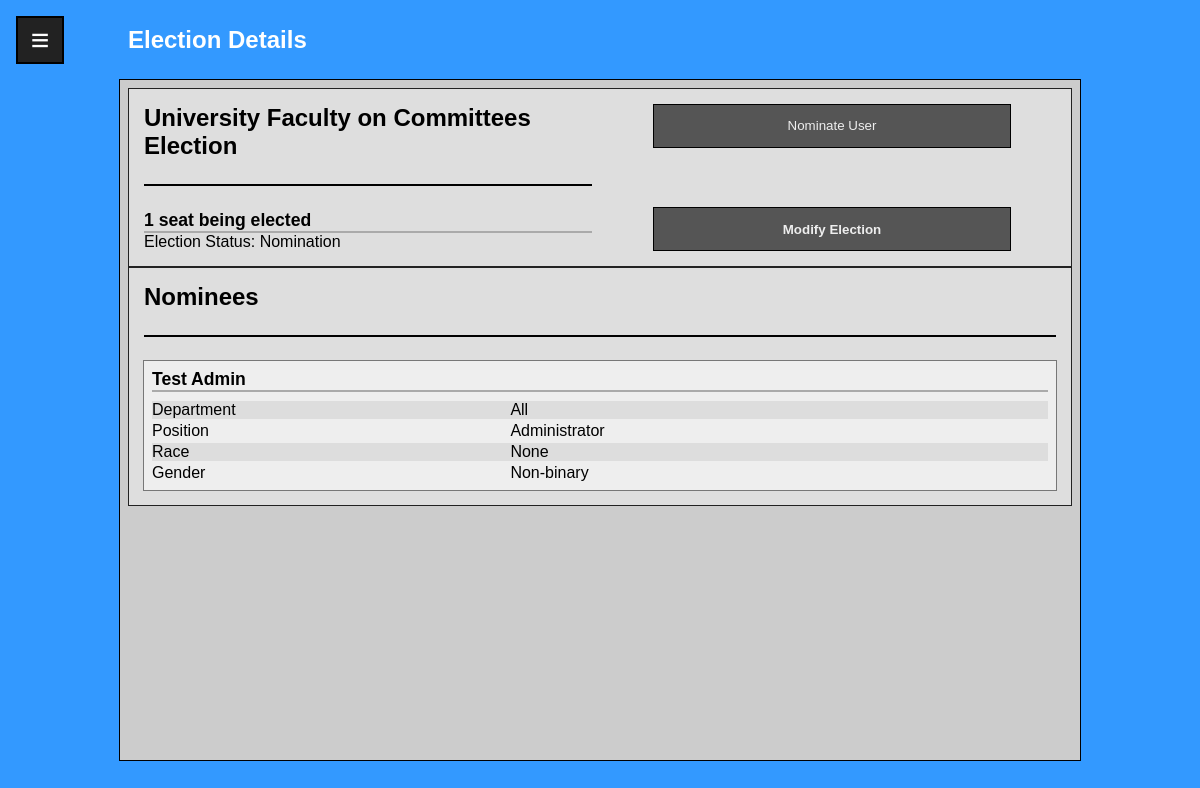
/election_details_admin.php?election=1 (signed in), run on an earlier commit of the app's database.
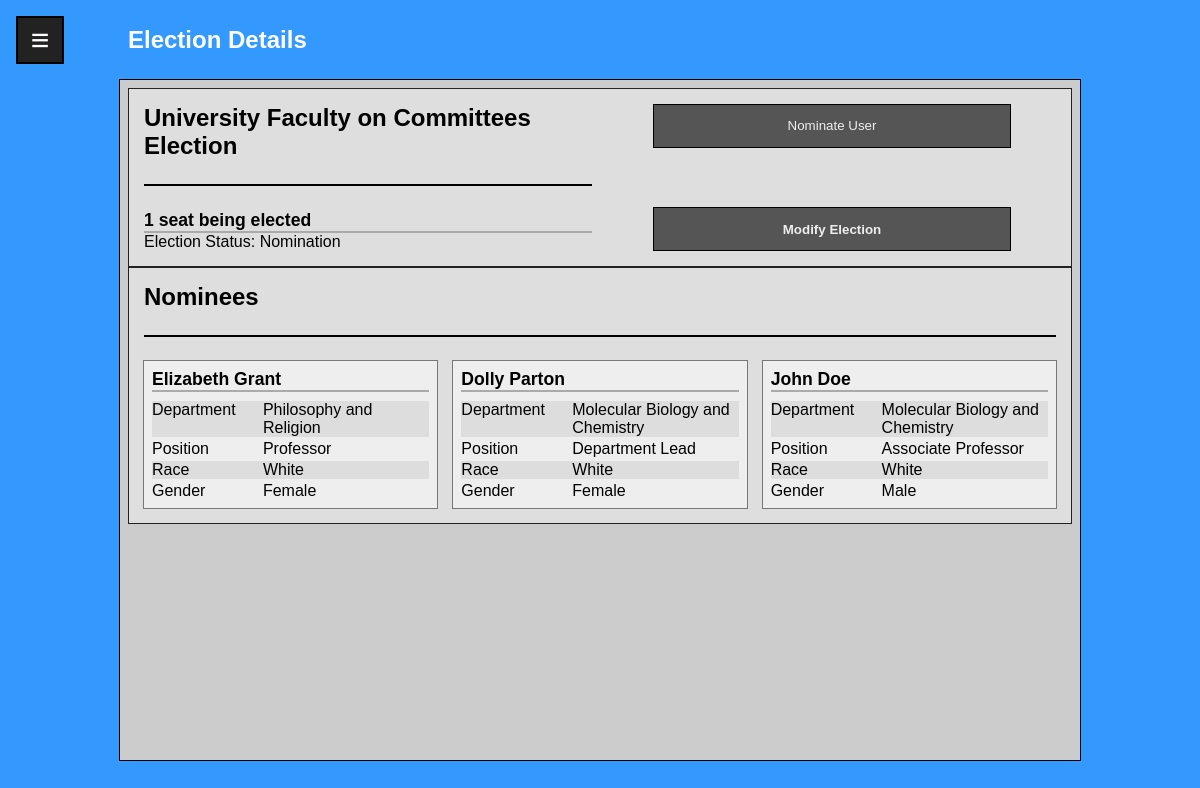
And on a later commit of the database.
### tables this page shows
CREATE TABLE IF NOT EXISTS `Committee` (
  `Committee_ID` INT NOT NULL AUTO_INCREMENT,
  `Name` VARCHAR(45) NOT NULL,
  `Description` VARCHAR(100) NOT NULL,
  PRIMARY KEY (`Committee_ID`));

CREATE TABLE IF NOT EXISTS `Election` (
  `Election_ID` INT NOT NULL AUTO_INCREMENT,
  `Committee_Committee_ID` INT NOT NULL,
  `Status` VARCHAR(45) NOT NULL,
  `Number_Seats` INT NOT NULL,
  PRIMARY KEY (`Election_ID`),
  INDEX `fk_Election_Committee1_idx` (`Committee_Committee_ID` ASC),
  CONSTRAINT `fk_Election_Committee1`
    FOREIGN KEY (`Committee_Committee_ID`)
    REFERENCES `Committee` (`Committee_ID`)
    ON DELETE NO ACTION
    ON UPDATE NO ACTION);

CREATE TABLE IF NOT EXISTS `Nomination` (
  `Election_Election_ID` INT NOT NULL,
  `Nominator_CNU_ID` INT NOT NULL,
  `Nominee_CNU_ID` INT NOT NULL,
  PRIMARY KEY (`Election_Election_ID`, `Nominator_CNU_ID`, `Nominee_CNU_ID`),
  INDEX `fk_Nomination_Election1_idx` (`Election_Election_ID` ASC),
  INDEX `fk_Nomination_User1_idx` (`Nominator_CNU_ID` ASC),
  INDEX `fk_Nomination_User2_idx` (`Nominee_CNU_ID` ASC),
  CONSTRAINT `fk_Nomination_Election1`
    FOREIGN KEY (`Election_Election_ID`)
    REFERENCES `Election` (`Election_ID`)
    ON DELETE NO ACTION
    ON UPDATE NO ACTION,
  CONSTRAINT `fk_Nomination_User1`
    FOREIGN KEY (`Nominator_CNU_ID`)
    REFERENCES `User` (`CNU_ID`)
    ON DELETE NO ACTION
    ON UPDATE NO ACTION,
  CONSTRAINT `fk_Nomination_User2`
    FOREIGN KEY (`Nominee_CNU_ID`)
    REFERENCES `User` (`CNU_ID`)
    ON DELETE NO ACTION
    ON UPDATE NO ACTION);

CREATE TABLE IF NOT EXISTS `User` (
  `CNU_ID` INT NOT NULL AUTO_INCREMENT,
  `Password` VARCHAR(24) NOT NULL,
  `Fname` VARCHAR(45) NOT NULL,
  `Lname` VARCHAR(45) NOT NULL,
  `Email` VARCHAR(72) NOT NULL,
  `Department` VARCHAR(45),
  `Position` VARCHAR(45),
  `Birthday` DATE NOT NULL,
  `Hiring_Year` YEAR(4) NOT NULL,
  `Gender` VARCHAR(45) NOT NULL,
  `Race` VARCHAR(45) NOT NULL,
  `Permissions` VARCHAR(45) NOT NULL DEFAULT 'User',
  `Photo` Blob,
  `Archival_Date` DATE DEFAULT NULL,
  PRIMARY KEY (`CNU_ID`));

### databaseconnect.php (called while the page is built, shortened)
<?php
$SRVR = "localhost:3308";
$USER = "root";
$PASS = "root";
$TABL = "mydb";
$conn = new mysqli($SRVR, $USER, $PASS, $TABL);
function query_user(int $user_id)
{
    global $conn;
    $user_sql = "SELECT * FROM `User` WHERE CNU_ID='$user_id'";
    $user = $conn->query($user_sql)->fetch_assoc();
    return $user;
}

### election_details_admin.php (the view, shortened to what this page needs)
<!DOCTYPE html>
<html lang="en" dir="ltr">
<head>
  <link rel="stylesheet" href="css/profile.css" type="text/css">
  <?php
      include 'databaseconnect.php';
      include 'election_functions.php';
      $entered_id = $_GET['election'];
      query_election($entered_id);
      $committee_sql = "SELECT * FROM `Committee` WHERE Committee_ID='$committee_id'";
      $committee = $conn->query($committee_sql)->fetch_assoc();
    ?>
</head>
<body>
<?php include 'hamburger_menu.php'; ?>
  <div class="wrapper">
    <header>
      <h2>Election Details</h2>
    </header>
    <div class="body">
      <div class="column">
        <span class='major heading'><?php echo $committee['Name']; ?> Election</span>
        <hr>
        <div class="block">
          <div class="heading sub"><?php echo $num_seats." seat".($num_seats==1?'':'s'); ?> being elected</div>
          <div> Election Status: <?php echo $status; ?></div>
        </div>
      </div>
      <div class="column">
        <?php
            switch ($status) {
              case 'Nomination':
                echo "<form action='election_nominate_user.php' method='get'><button name='election' value='$election_id'>Nominate User</button></form>";
                echo "<form action='election_modify.php' method='get'><button name='election' value='$election_id'><b>Modify Election</b></button></form>";
                break;
            }
          ?>
      </div>
    </div>
    <div class="body">
      <div class="column">
        <span class="major heading">Nominees</span>
        <hr>
        <div class="tiles">
          <?php
            if ($status != "Complete") {
              print_nominees();
            } else {
              print_vote_results($conn, $election_id);
            }
          ?>
        </div>
      </div>
    </div>
  </div>
</body>
</html>

### hamburger_menu.php
<?php
$current_user = query_user($current_user_id);
$current_user_name = $current_user['Fname']." ".$current_user["Lname"];
echo "
<button class='toggler'></button>
<div class='menu_wrapper'>
    <div class='menu_header'>
        <div class='menu_image'></div>
        <div class='menu_user'>
            <span>Logged in as:</span>
            <br>
            <b>$current_user_name</b>
            <span>$current_user_id</span>
        </div>
    </div>
    <ul class='menu_body'>
        <li><a href='homepage.php'>Home</a></li>
        <li><a href='user_details.php?user=$current_user_id'>User Profile</a></li>
        <li><a href='committee_selection.php'>Commitees</a></li>
        <li><a href='election_selection.php'>Elections</a></li>
        <li><a href='notifications.php'>Notifications</a></li>".
        (in_array($current_user_permissions, array("Admin", "Super")) ? "<li><a href='user_selection.php'>All Users</a></li>" : "")
."    </ul>
</div>
";
?>

### election_functions.php (shortened to what this page needs)
<?php
function query_election(int $entered_id) {
    global $conn;
    global $election_id;
    global $committee_id;
    global $status;
    global $num_seats;
    $election_sql = "SELECT * FROM `Election` WHERE Election_ID=?";
    $election = $conn->prepare($election_sql);
    $election->bind_param('i', $entered_id);
    $election->execute();
    $election->bind_result($election_id, $committee_id, $status, $num_seats);
    return $num_seats;
}
function query_election_nominees(int $election_id) {
    global $conn;
    $noms_sql = "SELECT * FROM `Nomination` WHERE Election_Election_ID = $election_id";
    $noms = $conn->query($noms_sql);
}
function query_election_votes(int $election_id) {
    global $conn;
    $votes_sql = "SELECT * FROM `Vote` WHERE Election_Election_ID = '$election_id'";
    $votes = $conn->query($votes_sql);
    $previous = NULL;
    return $votes;
}
function print_nominees()
{
    global $election_id;
    global $noms;
    global $previous;
    query_election_nominees($election_id);
    if ($noms->num_rows < 1) {
        echo "<div class='center'>No nominations have been submitted for this election.</div>";
    } else {
        while ($row = $noms->fetch_assoc()) {
            $nominee_id = $row['Nominee_CNU_ID'];
            $user = query_user($nominee_id);
            $user_name = $user['Fname']." ".$user['Lname'];
            $user_info = array(
                        'Department'=>$user['Department'],
                        'Position'=>$user['Position'],
                        'Race'=>$user['Race'],
                        'Gender'=>$user['Gender']);
            $checked = $nominee_id == $previous;
            echo "<div class='tile".($checked?" voted":"")."'>";
            echo "<span class='heading sub'>$user_name</span>";
            echo "<div class='list ruled'>";
            foreach ($user_info as $label => $detail) {
                echo "<div>$label</div> <div>$detail</div>";
            }
            echo "</div></div>";
        }
    }
}
?>

### css/profile.css (style rules this page uses)
.body { outline-offset: -1px; padding: 1em; display: flex; flex-flow: row wrap; justify-content: space-around; gap: 1em; }
.body hr { grid-column: 1 / -1; border: 1px solid #000000; height: 0; width: 100%; }
.body .column { min-width: 300px; display: flex; flex-flow: column nowrap; justify-content: space-between; flex: 1; gap: 1em; }
.tiles { width: 100%; display: grid; grid-template-columns: repeat(auto-fit, minmax(250px, 1fr)); grid-auto-rows: minmax(min-content, 1fr); grid-gap: 1em; justify-content: center; }
.tiles .tile { position: relative; display: grid; grid-auto-columns: auto; flex-flow: column nowrap; padding: 0.5em; }
.block .heading { grid-column: 1 / -1; }
.tile .heading { margin-bottom: 0.5em; }
.body form { position: relative; display: flex; height: inherit; align-content: center; justify-content: center; }
.body form button { width: 80%; padding: 1em; }
.list { height: 100%; display: grid; grid-row-gap: 0.2em; grid-template-columns: 2fr 3fr; align-items: center; }
.list div { height: 100%; }
.ruled div:nth-child(4n+1), .ruled div:nth-child(4n-2) { background-color: #DDDDDD; }
.body { outline: 1px solid #222222; background-color: #DEDEDE; }
.tile { outline: 1px solid #777777; background-color: #EEEEEE; }
.heading.sub { border-bottom: 2px solid #AAAAAA; }

### css/common.css (style rules this page uses)
* { box-sizing: border-box; }
body { margin: 0; padding: 0; height: 100vh; display: flex; flex-flow: column nowrap; position: relative; font-family: Arial, Helvetica, sans-serif; background-color: #3399FF; }
.wrapper { width: 80%; height: 85vh; position: absolute; top: 10%; right: 10%; left: 10%; display: flex; flex-flow: column nowrap; overflow: scroll; padding: 0.5em; outline: 1px solid #000000; }
header { width: auto; height: 10%; color: #FFFFFF; position: fixed; top: 0; display: flex; align-items: center; border-bottom: 1px solid black; z-index: 999; }
header * { padding: 0; margin: 0; }
.heading { font-weight: bold; padding: 0; }
.heading.sub { font-size: 1.1em; }
.heading.major { font-size: 1.5em; }
.wrapper { background-color: #CCCCCC; }
.wrapper button, .wrapper input[type=submit] { cursor: pointer; color: #EEEEEE; background-color: #555555; border: 1px solid #000000; }

### css/hamburger.css (style rules this page uses)
.toggler { position: fixed; top: 0.5em; left: 0.5em; z-index: 99999; cursor: pointer; max-height: 1.5em; max-width: 1.5em; width: 100%; height: 100%; background-color: #222222; border: 2px solid #000000; color: #FFFFFF; display: flex; justify-content: center; align-items: center; border-radius: 0; font-size: 2em; transition: color 0.2s, border 0.2s; }
.toggler:not(.toggled)::after { content: "≡"; }

What changed in the data, as far as the page shows it:
removed nomination: Nominator_CNU_ID.Lname "Test Admin", label "Department", Nominator_CNU_ID.Department "All", label "Position", Nominator_CNU_ID.Position "Administrator", label "Race", Nominator_CNU_ID.Race "None", label "Gender", Nominator_CNU_ID.Gender "Non-binary"
added nomination: Nominee_CNU_ID.Lname "Elizabeth Grant", label "Department", Nominee_CNU_ID.Department "Philosophy and Religion", label "Position", Nominee_CNU_ID.Position "Professor", label "Race", Nominee_CNU_ID.Race "White", label "Gender", Nominee_CNU_ID.Gender "Female"
added nomination: Nominee_CNU_ID.Lname "Dolly Parton", label "Department", Nominee_CNU_ID.Department "Molecular Biology and Chemistry", label "Position", Nominee_CNU_ID.Position "Department Lead", label "Race", Nominee_CNU_ID.Race "White", label "Gender", Nominee_CNU_ID.Gender "Female"
added nomination: Nominee_CNU_ID.Lname "John Doe", label "Department", Nominee_CNU_ID.Department "Molecular Biology and Chemistry", label "Position", Nominee_CNU_ID.Position "Associate Professor", label "Race", Nominee_CNU_ID.Race "White", label "Gender", Nominee_CNU_ID.Gender "Male"
